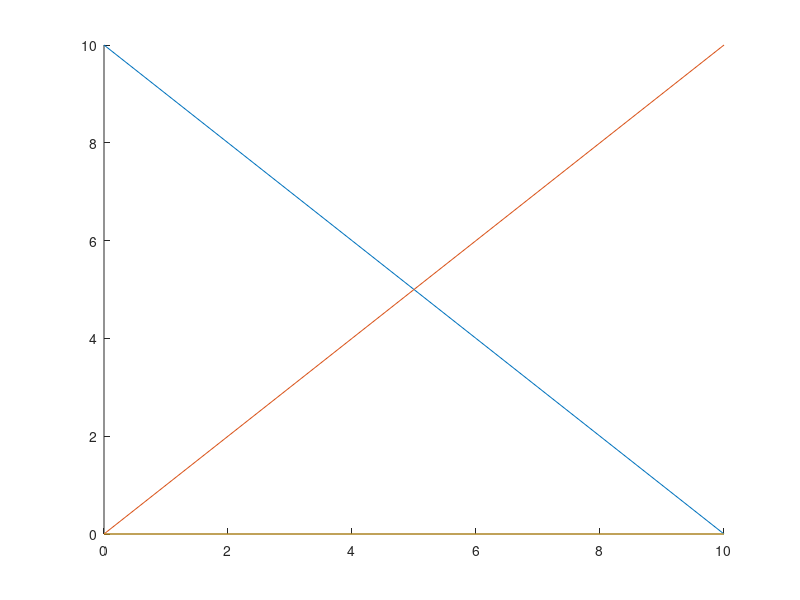

This chart was generated by the following MATLAB code:
x = [0:1:10];
y1 = [10:-1:0];
y2 = [0:1:10];
y12 = [0,0,0,0,0,0,0,0,0,0,0];

for i=1:(x+1)
    y12(i) = y1(i)*y2(i);
end

figure(1);
hold on
plot(x,y1);
plot(x,y2);
plot(x,y12);
hold off